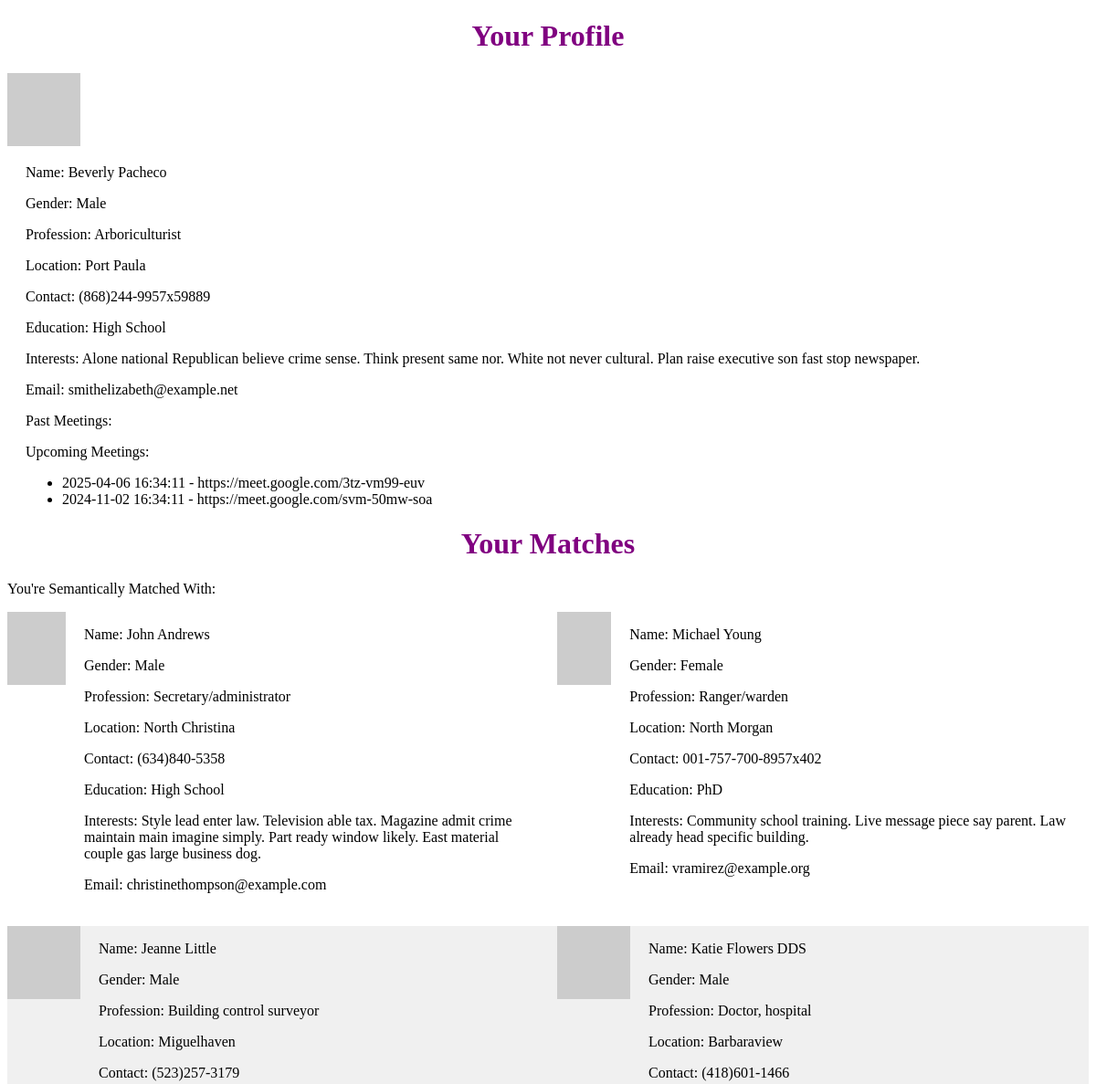
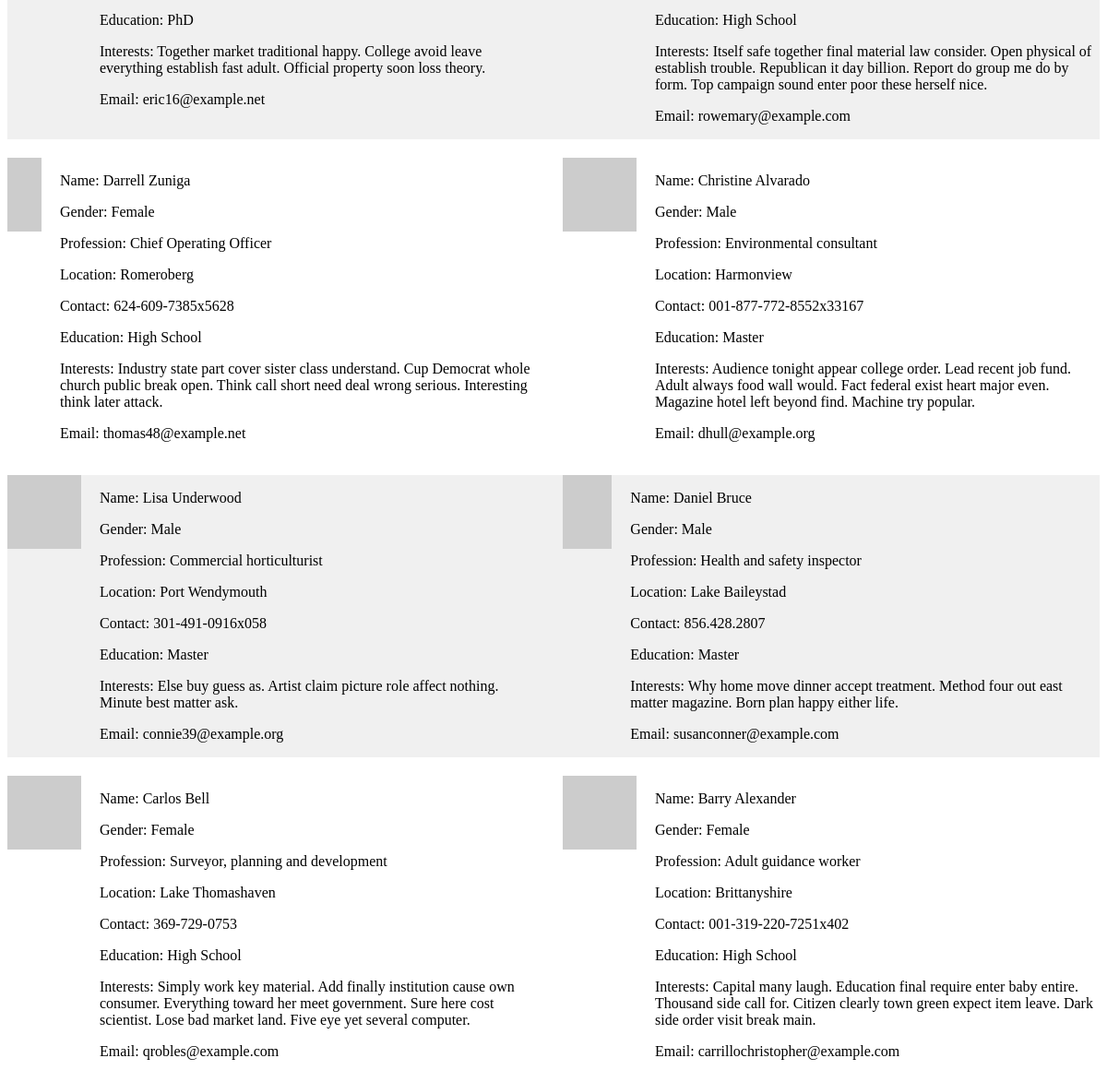
The page / on the database its author committed (2 pictures, top to bottom).
### tables this page shows
CREATE TABLE Person
    (id INTEGER PRIMARY KEY,
    name TEXT,
    gender TEXT,
    age INTEGER,
    profession TEXT,
    location TEXT,
    photo TEXT,
    contact TEXT,
    education TEXT,
    interests TEXT,
    email TEXT);

CREATE TABLE Meetings
    (person1_id INTEGER,
    person2_id INTEGER,
    meeting_dt TEXT,
    meeting_link TEXT,
    PRIMARY KEY (person1_id, person2_id),
    FOREIGN KEY (person1_id) REFERENCES Person(id),
    FOREIGN KEY (person2_id) REFERENCES Person(id));

### app.py (the view)
@app.route('/')
def home():
    main_person_id = random.randint(1, 100)
    main_person = get_main_person(get_db(), main_person_id)
    matches = find_matches(get_db(), main_person_id)
    return render_template('index.html', main_person=main_person, matches=matches)

### app.py (called while the page is built)
def get_db():
    db = getattr(g, '_database', None)
    if db is None:
        db = g._database = sqlite3.connect(DATABASE)
    return db

@app.teardown_appcontext
def close_connection(exception):
    db = getattr(g, '_database', None)
    if db is not None:
        db.close()

### templates/index.html (shortened to what this page needs)
<!DOCTYPE html>
<html>
<head>
</head>
<body>
  <h1>Your Profile</h1>
  <div class="main-person-container">
    <img src="{{ main_person['photo'] }}" alt="photo" class="match-img">
    <div class="info-container">
      <p>Name: {{ main_person['name'] }}</p>
      <p>Gender: {{ main_person['gender'] }}</p>
      <p>Profession: {{ main_person['profession'] }}</p>
      <p>Location: {{ main_person['location'] }}</p>
      <p>Contact: {{ main_person['contact'] }}</p>
      <p>Education: {{ main_person['education'] }}</p>
      <p>Interests: {{ main_person['interests'] }}</p>
      <p>Email: {{ main_person['email'] }}</p>
      <div class="meetings-container">
        <p>Past Meetings:</p>
        <p>Upcoming Meetings:</p>
        <ul>
          {% for meeting in main_person['upcoming_meetings'] %}
            <li>{{ meeting[0] }} - {{ meeting[1] }}</li>
          {% endfor %}
        </ul>
      </div>
    </div>
  </div>
  <h1>Your Matches</h1>
  <p>You're Semantically Matched With:</p>
  <div class="matches-grid">
    {% for row in matches|batch(2) %}
    <div class="row">
      {% for match in row %}
      <div class="person-container">
        <img src="{{ match['photo'] }}" alt="photo" class="match-img">
        <div class="info-container">
          <p>Name: {{ match['name'] }}</p>
          <p>Gender: {{ match['gender'] }}</p>
          <p>Profession: {{ match['profession'] }}</p>
          <p>Location: {{ match['location'] }}</p>
          <p>Contact: {{ match['contact'] }}</p>
          <p>Education: {{ match['education'] }}</p>
          <p>Interests: {{ match['interests'] }}</p>
          <p>Email: {{ match['email'] }}</p>
        </div>
      </div>
      {% endfor %}
    </div>
    {% endfor %}
  </div>
</body>
</html>

### templates/index.html (style rules this page uses)
h1 { text-align: center; color: purple; }
.match-img { width: 80px; height: 80px; }
.matches-grid { display: flex; flex-direction: column; gap: 20px; }
.row { display: flex; justify-content: space-between; }
.row:nth-child(even) { background-color: #f0f0f0; }
.person-container { display: flex; align-items: start; flex-basis: calc(50% - 10px); }
.info-container { margin-left: 20px; }

### rows shown on the page
Person: name "Beverly Pacheco", gender "Male", profession "Arboriculturist", location "Port Paula", contact "(868)244-9957x59889", education "High School", interests "Alone national Republican believe crime sense. Think present same nor. White not never cultural. Plan raise executive son fast stop newspaper.", email "smithelizabeth@example.net"
Meetings: meeting_dt "2025-04-06 16:34:11", meeting_link "https://meet.google.com/3tz-vm99-euv"
Meetings: meeting_dt "2024-11-02 16:34:11", meeting_link "https://meet.google.com/svm-50mw-soa"
Person: name "John Andrews", gender "Male", profession "Secretary/administrator", location "North Christina", contact "(634)840-5358", education "High School", interests "Style lead enter law. Television able tax. Magazine admit crime maintain main imagine simply. Part ready window likely. East material couple gas large business dog.", email "christinethompson@example.com"
Person: name "Michael Young", gender "Female", profession "Ranger/warden", location "North Morgan", contact "001-757-700-8957x402", education "PhD", interests "Community school training. Live message piece say parent. Law already head specific building.", email "vramirez@example.org"
Person: name "Jeanne Little", gender "Male", profession "Building control surveyor", location "Miguelhaven", contact "(523)257-3179", education "PhD", interests "Together market traditional happy. College avoid leave everything establish fast adult. Official property soon loss theory.", email "eric16@example.net"
Person: name "Katie Flowers DDS", gender "Male", profession "Doctor, hospital", location "Barbaraview", contact "(418)601-1466", education "High School", interests "Itself safe together final material law consider. Open physical of establish trouble. Republican it day billion. Report do group me do by form. Top campaign sound enter poor these herself nice.", email "rowemary@example.com"
Person: name "Darrell Zuniga", gender "Female", profession "Chief Operating Officer", location "Romeroberg", contact "624-609-7385x5628", education "High School", interests "Industry state part cover sister class understand. Cup Democrat whole church public break open. Think call short need deal wrong serious. Interesting think later attack.", email "thomas48@example.net"
Person: name "Christine Alvarado", gender "Male", profession "Environmental consultant", location "Harmonview", contact "001-877-772-8552x33167", education "Master", interests "Audience tonight appear college order. Lead recent job fund. Adult always food wall would. Fact federal exist heart major even. Magazine hotel left beyond find. Machine try popular.", email "dhull@example.org"
Person: name "Lisa Underwood", gender "Male", profession "Commercial horticulturist", location "Port Wendymouth", contact "301-491-0916x058", education "Master", interests "Else buy guess as. Artist claim picture role affect nothing. Minute best matter ask.", email "connie39@example.org"
Person: name "Daniel Bruce", gender "Male", profession "Health and safety inspector", location "Lake Baileystad", contact "856.428.2807", education "Master", interests "Why home move dinner accept treatment. Method four out east matter magazine. Born plan happy either life.", email "susanconner@example.com"
Person: name "Carlos Bell", gender "Female", profession "Surveyor, planning and development", location "Lake Thomashaven", contact "369-729-0753", education "High School", interests "Simply work key material. Add finally institution cause own consumer. Everything toward her meet government. Sure here cost scientist. Lose bad market land. Five eye yet several computer.", email "qrobles@example.com"
Person: name "Barry Alexander", gender "Female", profession "Adult guidance worker", location "Brittanyshire", contact "001-319-220-7251x402", education "High School", interests "Capital many laugh. Education final require enter baby entire. Thousand side call for. Citizen clearly town green expect item leave. Dark side order visit break main.", email "carrillochristopher@example.com"
